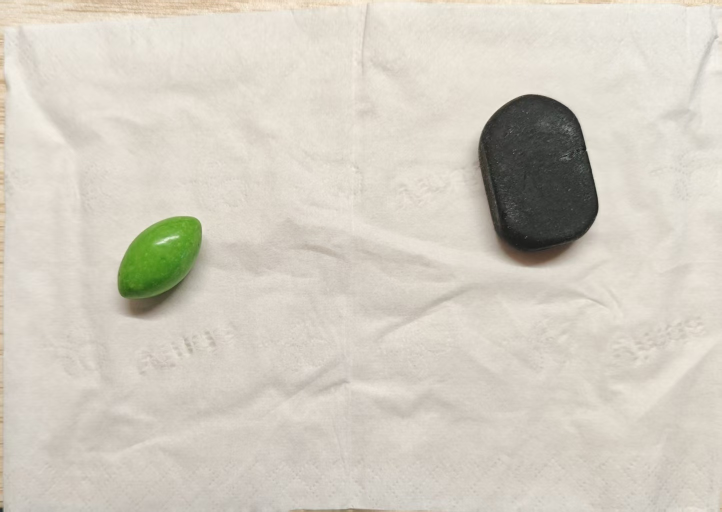
#> input picture track1_assets/raw/s01_landscape_1444x1024_977db1c8be.jpg, 1444 x 1024 px (shown at 1/2 size); its folder holds only this picture in this run
$ python multi_object.py
#> lines starting #> are read from the running program, lines starting #| are printed output that depends on the picture; after the words box and inside, x2 and y2 are one past the last pixel; in counts of white or black regions, pixels touching at a corner belong together
"""One mask, many objects: find every blob, then run PCA + gripper on each.

This is the piece of the brief that says "use cv2.findContours to handle
multiple objects". The mask is the union of every colour we care about, so a
single pass finds all of them; each surviving contour gets its own pose.

    D:\\python\\python.exe multi_object.py                 # 用 dark.jpg
    D:\\python\\python.exe multi_object.py path\\to\\new.jpg  # 用你自己拍的新图
"""
import glob
import os
import sys

import cv2
import numpy as np

HERE = os.path.dirname(os.path.abspath(__file__))
RAW = os.path.join(HERE, "track1_assets", "raw")
OUT = os.path.join(HERE, "track1_assets", "multi")
os.makedirs(OUT, exist_ok=True)

MIN_AREA = 1500          # 比单物体那步的 300 大，因为现在要排除投影和纸褶皱
KERNEL = np.ones((5, 5), np.uint8)


def rd(p):
    return cv2.imdecode(np.fromfile(p, np.uint8), cv2.IMREAD_COLOR)
#> returned value is the input picture: shape (1024, 1444, 3); mean B, G, R 193.6, 205.2, 210.8


def build_mask(img):
    """所有「我们要的物体」合成一张掩码：绿色靠色相，深色靠亮度。"""
    hsv = cv2.cvtColor(img, cv2.COLOR_BGR2HSV)
#> hsv: shape (1024, 1444, 3); mean H, S, V 20.1, 22.3, 211.5
    gray = cv2.cvtColor(img, cv2.COLOR_BGR2GRAY)
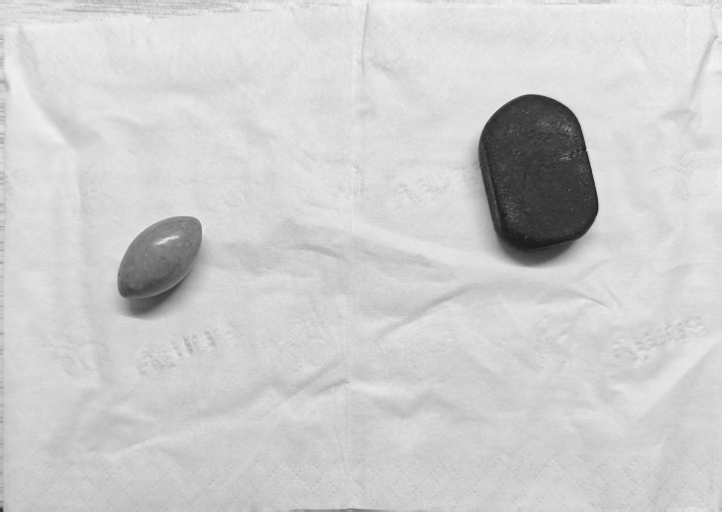
#> gray: shape (1024, 1444) (shown at 1/2 size); min 19, max 246, mean 205.4

    green = cv2.inRange(hsv, np.array([35, 60, 40]), np.array([80, 255, 255]))
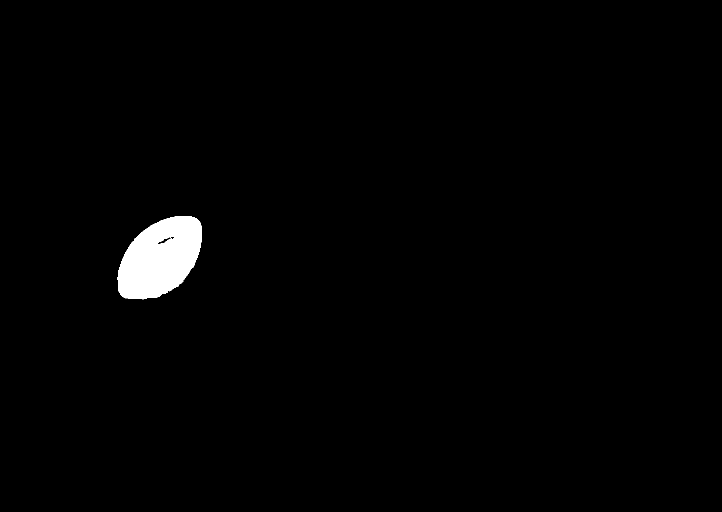
#> green: shape (1024, 1444) (shown at 1/2 size); 1.4% white; 1 white region, box (x1, y1, x2, y2) and area: (235, 432, 403, 599) 20039
    dark = cv2.inRange(gray, 0, 85)                    # 黑橡皮 + 它的投影
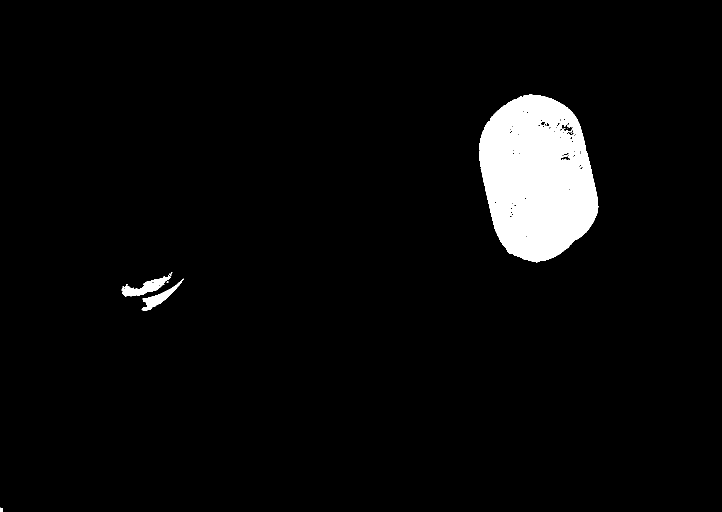
#> dark: shape (1024, 1444) (shown at 1/2 size); 4.2% white; 11 white regions (7 under 20 px), largest, box (x1, y1, x2, y2) and area: (958, 189, 1197, 523) 59414, (243, 551, 341, 593) 1580, (283, 557, 368, 622) 1248, (0, 1015, 5, 1024) 41
    mask = cv2.bitwise_or(green, dark)
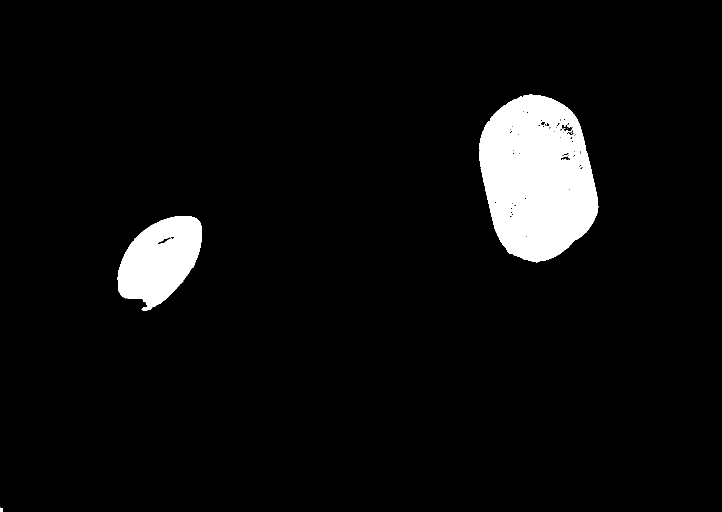
#> mask: shape (1024, 1444) (shown at 1/2 size); 5.4% white; 6 white regions (3 under 20 px), largest, box (x1, y1, x2, y2) and area: (958, 189, 1197, 523) 59414, (235, 432, 403, 622) 21002, (0, 1015, 5, 1024) 41

    mask = cv2.morphologyEx(mask, cv2.MORPH_OPEN, KERNEL)
#> mask: shape (1024, 1444); 5.4% white; 3 white regions, box (x1, y1, x2, y2) and area: (958, 189, 1196, 523) 58737, (235, 432, 403, 621) 20980, (0, 1016, 5, 1024) 40
    mask = cv2.morphologyEx(mask, cv2.MORPH_CLOSE, KERNEL)
#> mask: shape (1024, 1444); 5.5% white; 3 white regions
    return mask


def pca_pose(mask):
    ys, xs = np.nonzero(mask)
    if len(xs) < 80:
        return None
    pts = np.column_stack([xs, ys]).astype(np.float64)      # (x, y)，见底注
    centre = pts.mean(axis=0)
    q = pts - centre
    vals, vecs = np.linalg.eigh(np.cov(q.T))
    order = vals.argsort()[::-1]
    v_long, v_short = vecs[:, order[0]], vecs[:, order[1]]
    if v_long[1] < 0:
        v_long = -v_long
    angle = np.degrees(np.arctan2(v_long[1], v_long[0]))
    if angle > 90:
        angle -= 180
    return dict(centre=centre, v_long=v_long, v_short=v_short,
                length=np.ptp(q @ v_long), width=np.ptp(q @ v_short), angle=angle)


def draw(img, pose, clearance=5, colour=(60, 200, 60)):
    c, vl, vs = pose["centre"], pose["v_long"], pose["v_short"]
    L, W = pose["length"], pose["width"]

    def pt(a, b):
        return tuple(np.round(c + vl * a + vs * b).astype(int))

    cv2.line(img, pt(-L / 2, 0), pt(L / 2, 0), (255, 170, 60), 2)
    cv2.line(img, pt(0, -W / 2), pt(0, W / 2), (90, 90, 240), 2)
    half, reach = W / 2 + clearance, L / 2 * 0.60
    for s in (-1, 1):
        cv2.line(img, pt(-reach, s * half), pt(reach, s * half), colour, 4)
    wrist = -reach - 22
    cv2.line(img, pt(wrist, -half), pt(wrist, half), colour, 4)
    cv2.line(img, pt(wrist, 0), pt(-reach, 0), colour, 4)
    cv2.circle(img, tuple(np.round(c).astype(int)), 6, (0, 0, 255), -1)
    return img


def run(path, tag):
    img = rd(path)
    mask = build_mask(img)
    contours, _ = cv2.findContours(mask, cv2.RETR_EXTERNAL, cv2.CHAIN_APPROX_SIMPLE)
#> contours = 3 contours; box (x1, y1, x2, y2) and area: (958, 189, 1196, 523) 60032, (235, 432, 403, 621) 20867, (0, 1016, 5, 1024) 28

    kept, dropped = [], []
    for c in contours:
        area = cv2.contourArea(c)
        (kept if area >= MIN_AREA else dropped).append((area, c))
#> this loop made 3 passes
#> area on passes 2 to 3: 20867, 60032.5
#> (c, area) on pass 1: ([[0, 1016], [0, 1023], [4, 1023], [4, 1016]], 28)

    kept.sort(key=lambda t: cv2.boundingRect(t[1])[0])        # 从左到右编号
    print(f"\n=== {os.path.basename(path)} ===")
    print(f"轮廓总数 {len(contours)}：留下 {len(kept)} 个，丢掉 {len(dropped)} 个"
          f"（面积 < {MIN_AREA}）")
#| 轮廓总数 3：留下 2 个，丢掉 1 个（面积 < 1500）
    if dropped:
        print("  丢掉的最小几个面积：", sorted(int(a) for a, _ in dropped)[:6])
#|   丢掉的最小几个面积： [28]

    vis = img.copy()
    for i, (area, c) in enumerate(kept, start=1):
        single = np.zeros_like(mask)
        cv2.drawContours(single, [c], -1, 255, -1)             # 每个轮廓单独成一张掩码
        pose = pca_pose(single)
        if pose is None:
            continue
        draw(vis, pose)
        cxy = pose["centre"]
        tag_txt = f"#{i}"
        org = (int(cxy[0]) + 10, int(cxy[1]) - 12)
        (tw, th), _ = cv2.getTextSize(tag_txt, cv2.FONT_HERSHEY_SIMPLEX, 0.9, 2)
        cv2.rectangle(vis, (org[0] - 6, org[1] - th - 6), (org[0] + tw + 6, org[1] + 8),
                      (255, 255, 255), -1)
        cv2.putText(vis, tag_txt, org, cv2.FONT_HERSHEY_SIMPLEX, 0.9, (20, 30, 45), 2)
        print(f"  #{i} 面积={area:8.1f}  中心=({cxy[0]:6.1f},{cxy[1]:6.1f})  "
              f"朝向={pose['angle']:+6.1f}°  长={pose['length']:5.1f} 短={pose['width']:5.1f}")
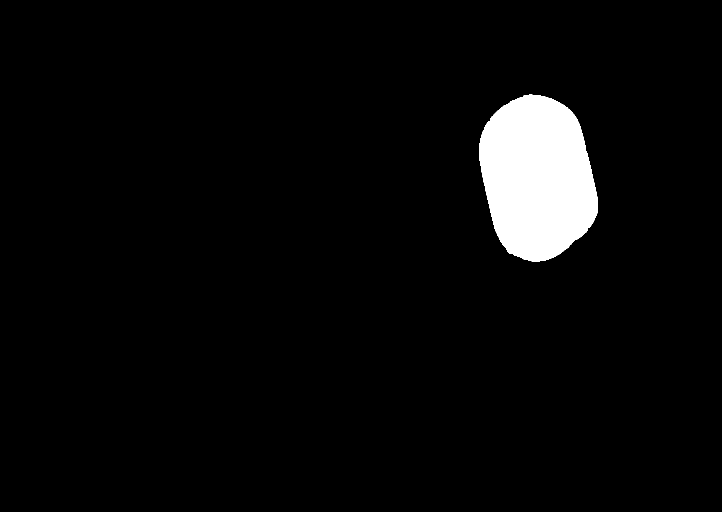
#> single: shape (1024, 1444) (shown at 1/2 size); 4.1% white; 1 white region, box (x1, y1, x2, y2) and area: (958, 189, 1196, 523) 60458
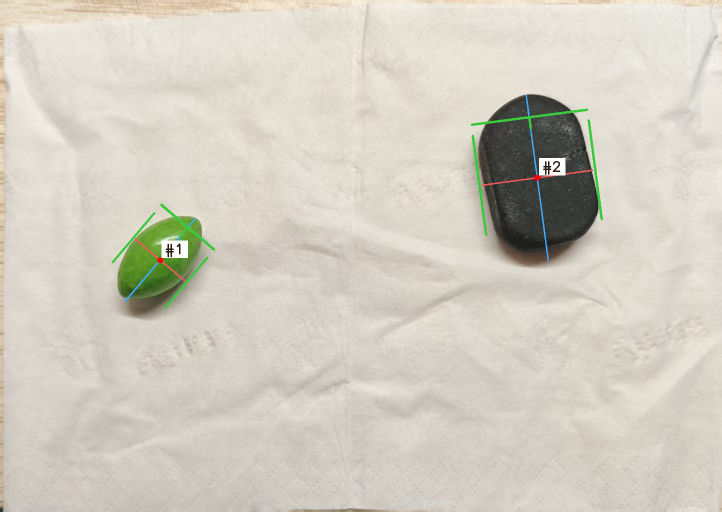
#> vis: shape (1024, 1444, 3) (shown at 1/2 size); 0.78% of pixels changed, all inside (x1, y1, x2, y2) = (223, 189, 1206, 617)

    out = os.path.join(OUT, f"{tag}_multi.jpg")
    cv2.imencode(".jpg", vis, [cv2.IMWRITE_JPEG_QUALITY, 92])[1].tofile(out)
    print("  ->", out)


if __name__ == "__main__":
    targets = [sys.argv[1]] if len(sys.argv) > 1 else sorted(
        glob.glob(os.path.join(RAW, "s01_*.jpg")))
    for p in targets:
        run(p, os.path.splitext(os.path.basename(p))[0][:12])
